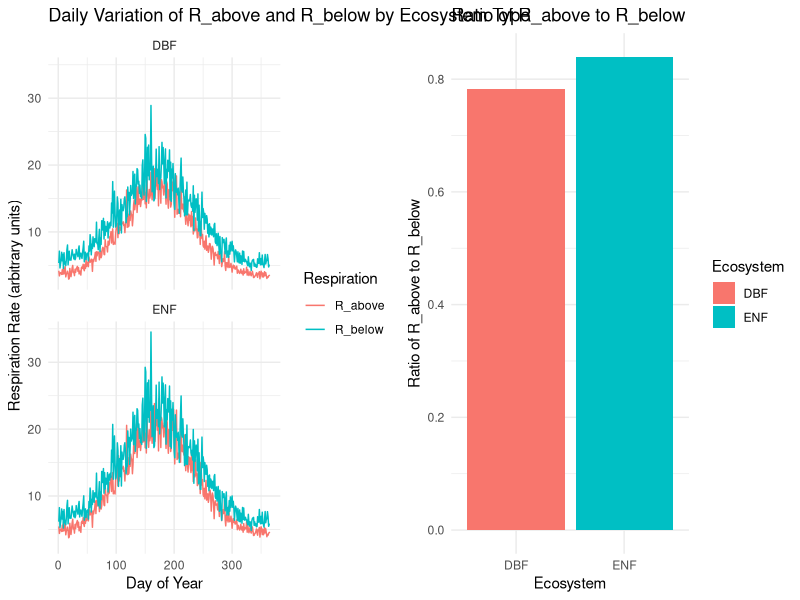

Generate this figure with R:
# Base code to create estimates of above and below ground respiration for ENF and BDF
#Author: Dave Moore
# Purpose - support an analysis by Dave Bowling and Kenny Smith

# Load necessary libraries
library(dplyr)
library(tidyr)
library(ggplot2)
library(gridExtra)

# Simulate daily temperatures for T_air
set.seed(42) # For reproducibility
days <- 1:365
mean_annual_temp <- 15 # Mean annual temperature in Celsius

# Simulate seasonal temperature variations for T_air
T_air <- mean_annual_temp + 10 * sin(2 * pi * (days - 80) / 365) + rnorm(365, 0, 5* 0.3)

# Simulate T_soil with 30% of the variance of T_air
T_soil <- mean_annual_temp + 7 * sin(2 * pi * (days - 80) / 365) + rnorm(365, 0, 5*0.3 )

# Create a dataframe with the temperature data
temperature_data <- data.frame(
  Day = days,
  T_air = T_air,
  T_soil = T_soil
)

# Define the varying C_leaf for each ecosystem type
C_leaf_DBF <- ifelse(days < 70 | days > 270, 0, 100 * sin(pi * (days - 70) / 200))
C_leaf_ENF <- 100 + (100 * 0.03) * (0.3 * (days / 365) + 0.7 * pmax(0, (days - 200) / 50))

# Define initial values for other carbon pools (in arbitrary units) for each ecosystem type
initial_values <- list(
  DBF = list(C_stem = 200, C_root = 150, C_litter = 50, C_microbial = 30, C_CWD = 70, C_fast_soil = 120, C_slow_soil = 400),
  ENF = list(C_stem = 220, C_root = 170, C_litter = 60, C_microbial = 35, C_CWD = 80, C_fast_soil = 130, C_slow_soil = 420)
)

# Define Q10 function for respiration
Q10_function <- function(C_pool, T, R_base, Q10) {
  R_base * C_pool * Q10^((T - 15) / 10)
}

# Set parameters for respiration calculation (arbitrary units) for each ecosystem type
params <- list(
  DBF = list(
    leaf = list(R_base = 0.01, Q10 = 2),
    stem = list(R_base = 0.02, Q10 = 2.1),
    root = list(R_base = 0.015, Q10 = 2.2),
    litter = list(R_base = 0.03, Q10 = 1.9),
    microbial = list(R_base = 0.05, Q10 = 2.3),
    CWD = list(R_base = 0.025, Q10 = 2),
    fast_soil = list(R_base = 0.02, Q10 = 2.5),
    slow_soil = list(R_base = 0.01, Q10 = 2.6)
  ),
  ENF = list(
    leaf = list(R_base = 0.011, Q10 = 2.2),
    stem = list(R_base = 0.021, Q10 = 2.15),
    root = list(R_base = 0.016, Q10 = 2.25),
    litter = list(R_base = 0.031, Q10 = 1.95),
    microbial = list(R_base = 0.051, Q10 = 2.35),
    CWD = list(R_base = 0.026, Q10 = 2.1),
    fast_soil = list(R_base = 0.021, Q10 = 2.55),
    slow_soil = list(R_base = 0.011, Q10 = 2.65)
  )
)

# Function to calculate respiration for each time step and ecosystem type
calculate_respiration <- function(T_air, T_soil, ecosystem, C_leaf) {
  C_pools <- initial_values[[ecosystem]]
  param <- params[[ecosystem]]
  
  R_leaf <- Q10_function(C_leaf, T_air, param$leaf$R_base, param$leaf$Q10)
  R_stem <- Q10_function(C_pools$C_stem, T_air, param$stem$R_base, param$stem$Q10)
  R_root <- Q10_function(C_pools$C_root, T_soil, param$root$R_base, param$root$Q10)
  R_litter <- Q10_function(C_pools$C_litter, T_air, param$litter$R_base, param$litter$Q10)
  R_microbial <- Q10_function(C_pools$C_microbial, T_soil, param$microbial$R_base, param$microbial$Q10)
  R_CWD <- Q10_function(C_pools$C_CWD, T_air, param$CWD$R_base, param$CWD$Q10)
  R_fast_soil <- Q10_function(C_pools$C_fast_soil, T_soil, param$fast_soil$R_base, param$fast_soil$Q10)
  R_slow_soil <- Q10_function(C_pools$C_slow_soil, T_soil, param$slow_soil$R_base, param$slow_soil$Q10)
  
  # Calculate R_below and R_above
  R_below <- R_root + R_microbial + R_fast_soil + R_slow_soil
  R_above <- R_leaf + R_stem + R_litter + R_CWD
  
  list(R_leaf = R_leaf, R_stem = R_stem, R_root = R_root, R_litter = R_litter,
       R_microbial = R_microbial, R_CWD = R_CWD, R_fast_soil = R_fast_soil,
       R_slow_soil = R_slow_soil, R_below = R_below, R_above = R_above)
}

# Apply the respiration calculation to each row of the temperature dataframe for both ecosystems
respiration_results_DBF <- temperature_data %>%
  rowwise() %>%
  mutate(
    Ecosystem = "DBF",
    C_leaf = C_leaf_DBF[Day],
    Resp = list(calculate_respiration(T_air, T_soil, "DBF", C_leaf))
  ) %>%
  unnest_wider(Resp)

respiration_results_ENF <- temperature_data %>%
  rowwise() %>%
  mutate(
    Ecosystem = "ENF",
    C_leaf = C_leaf_ENF[Day],
    Resp = list(calculate_respiration(T_air, T_soil, "ENF", C_leaf))
  ) %>%
  unnest_wider(Resp)

# Combine results
respiration_results <- bind_rows(respiration_results_DBF, respiration_results_ENF)

# Calculate the sum of R_above and R_below for each ecosystem type
total_respiration <- respiration_results %>%
  group_by(Ecosystem) %>%
  summarise(
    Sum_R_above = sum(R_above),
    Sum_R_below = sum(R_below)
  ) %>%
  mutate(Ratio_R_above_to_R_below = Sum_R_above / Sum_R_below)

# Plot the variation of R_above and R_below by Days for both ecosystems in stacked plots
plot_respiration <- ggplot(respiration_results, aes(x = Day)) +
  geom_line(aes(y = R_above, color = "R_above")) +
  geom_line(aes(y = R_below, color = "R_below")) +
  facet_wrap(~Ecosystem, ncol = 1) +
  labs(title = "Daily Variation of R_above and R_below by Ecosystem Type",
       x = "Day of Year",
       y = "Respiration Rate (arbitrary units)",
       color = "Respiration") +
  theme_minimal()

# Plot the ratio of R_above to R_below for the two ecosystems
plot_ratio <- ggplot(total_respiration, aes(x = Ecosystem, y = Ratio_R_above_to_R_below, fill = Ecosystem)) +
  geom_bar(stat = "identity") +
  labs(title = "Ratio of R_above to R_below",
       x = "Ecosystem",
       y = "Ratio of R_above to R_below") +
  theme_minimal()

# Combine the two plots side by side
grid.arrange(plot_respiration, plot_ratio, ncol = 2)
